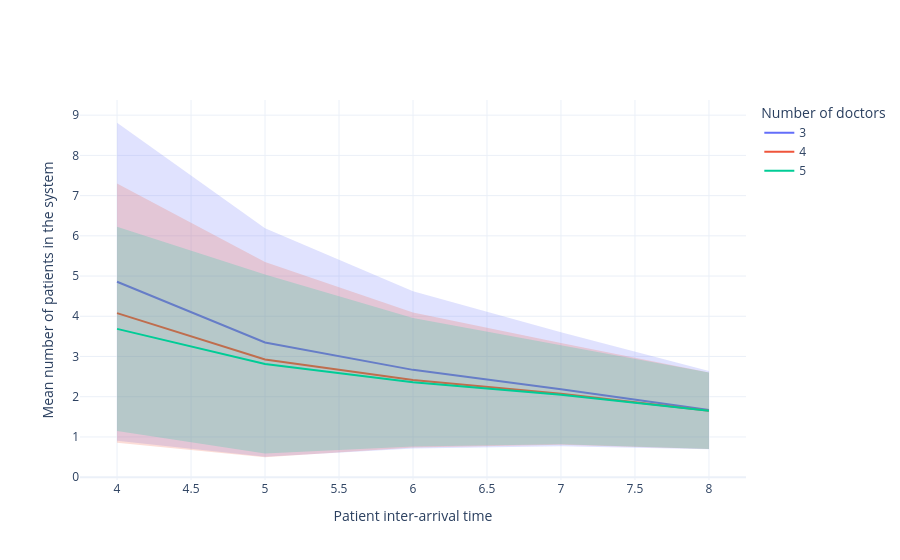

Notebook source saved alongside this figure:
### Code cell
scenario_plots["mean_patients_in_system"]

### Figure 1 — Plotly figure (JSON) as saved in the notebook; plotly's stock layout.template omitted (floating-point values rounded to 4 significant figures)
{"data": [{"fill": "toself", "fillcolor": "rgba(99,110,250,0.2)", "hoverinfo": "name+y", "line": {"color": "rgba(255,255,255,0)"}, "name": "95% CI", "showlegend": false, "type": "scatter", "x": [4, 5, 6, 7, 8, 8, 7, 6, 5, 4], "y": [8.811, 6.188, 4.621, 3.604, 2.638, 0.6961, 0.7706, 0.7148, 0.5104, 0.907]}, {"hoverinfo": "y", "line": {"color": "#636EFA", "width": 2}, "mode": "lines", "name": "3", "type": "scatter", "x": [4, 5, 6, 7, 8], "y": [4.859, 3.349, 2.668, 2.187, 1.667]}, {"fill": "toself", "fillcolor": "rgba(239,85,59,0.2)", "hoverinfo": "name+y", "line": {"color": "rgba(255,255,255,0)"}, "name": "95% CI", "showlegend": false, "type": "scatter", "x": [4, 5, 6, 7, 8, 8, 7, 6, 5, 4], "y": [7.302, 5.352, 4.094, 3.336, 2.6, 0.7017, 0.8079, 0.7346, 0.495, 0.8525]}, {"hoverinfo": "y", "line": {"color": "#EF553B", "width": 2}, "mode": "lines", "name": "4", "type": "scatter", "x": [4, 5, 6, 7, 8], "y": [4.077, 2.923, 2.414, 2.072, 1.651]}, {"fill": "toself", "fillcolor": "rgba(0,204,150,0.2)", "hoverinfo": "name+y", "line": {"color": "rgba(255,255,255,0)"}, "name": "95% CI", "showlegend": false, "type": "scatter", "x": [4, 5, 6, 7, 8, 8, 7, 6, 5, 4], "y": [6.227, 5.037, 3.957, 3.286, 2.6, 0.7017, 0.8167, 0.7603, 0.5905, 1.147]}, {"hoverinfo": "y", "line": {"color": "#00CC96", "width": 2}, "mode": "lines", "name": "5", "type": "scatter", "x": [4, 5, 6, 7, 8], "y": [3.687, 2.814, 2.359, 2.051, 1.651]}], "layout": {"legend": {"title": {"text": "Number of doctors"}}, "xaxis": {"title": {"text": "Patient inter-arrival time"}}, "yaxis": {"title": {"text": "Mean number of patients in the system"}}}}
